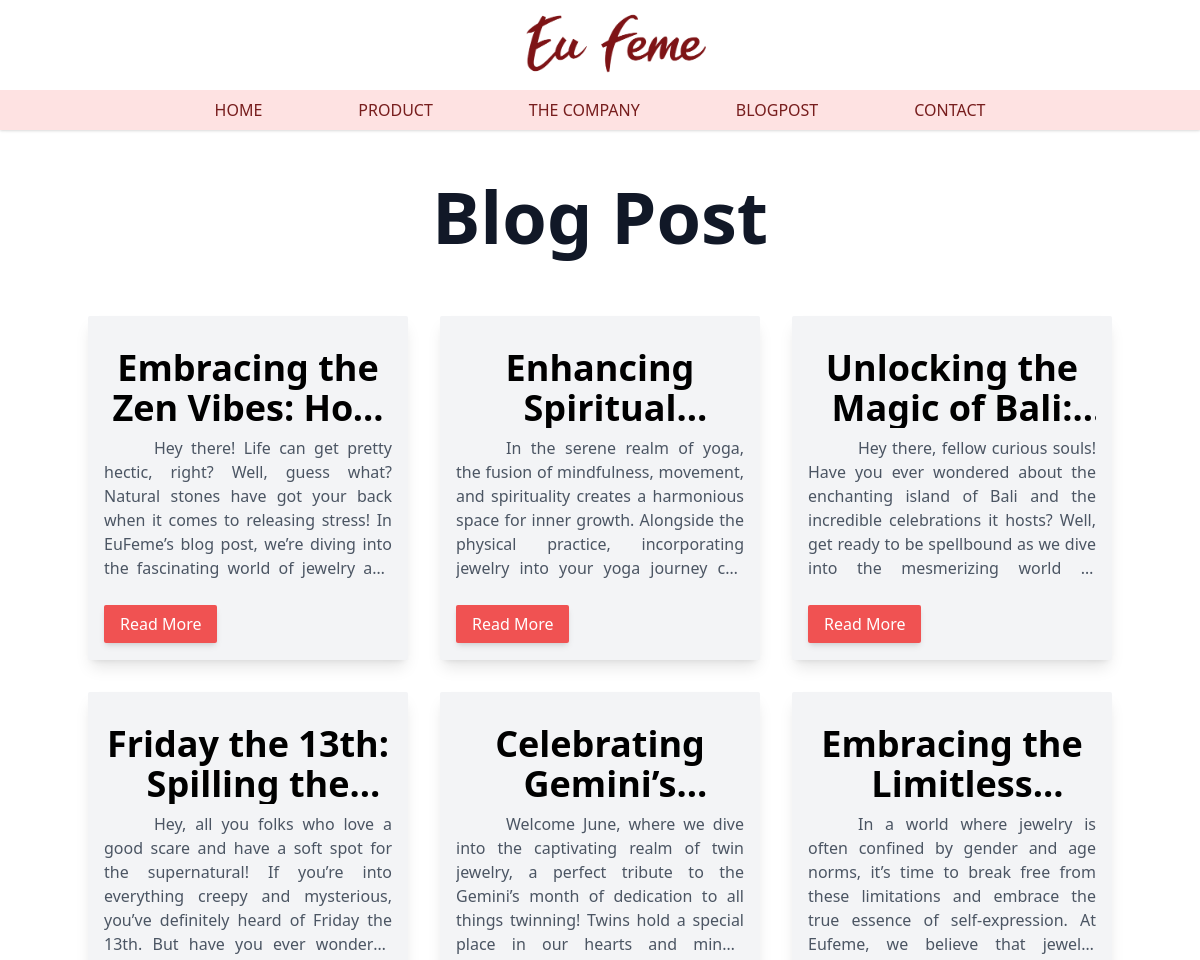
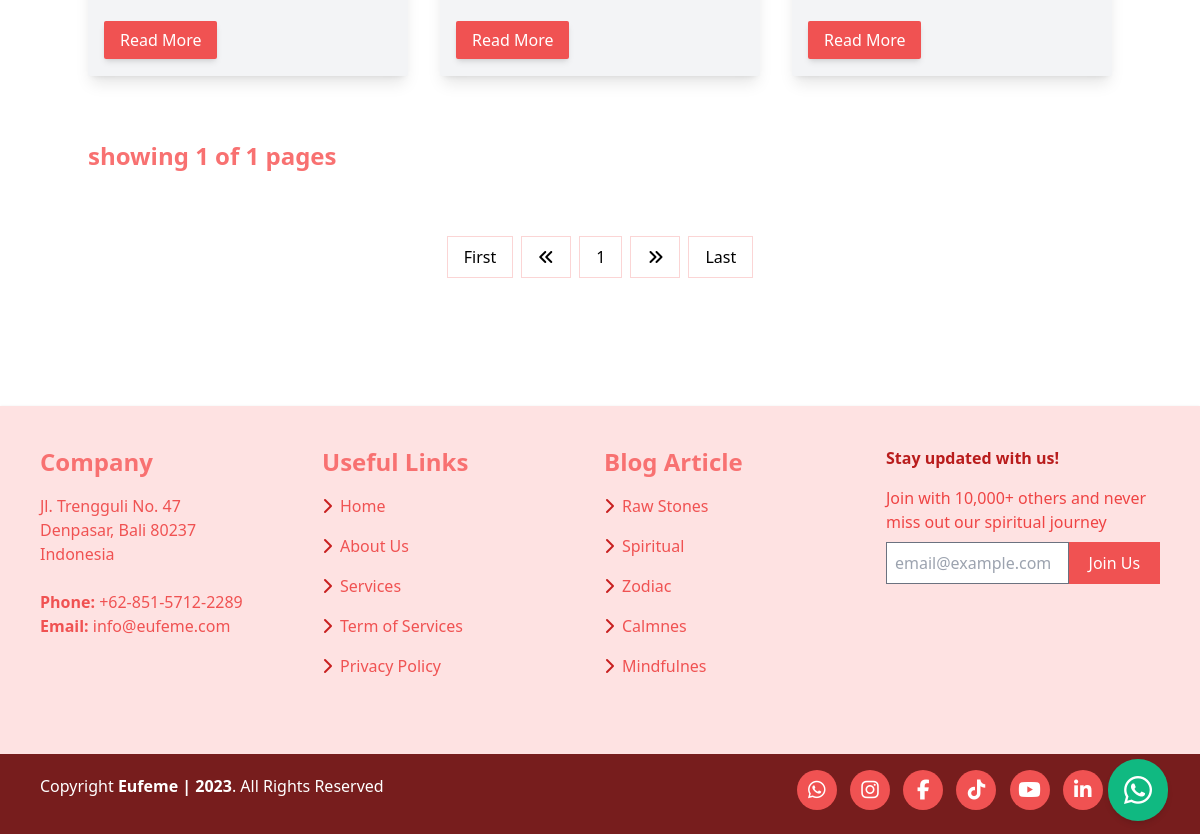
Screenshot of /blog.php with the database file from the repository (2 pictures, top to bottom).
### tables this page shows
CREATE TABLE `tb_article` (
  `id` int(11) NOT NULL,
  `title` text NOT NULL,
  `description` text NOT NULL,
  `tag` text NOT NULL,
  `keyword` text NOT NULL
);

### connection.php (called while the page is built, shortened)
<?php
$baseUrl   = "http://localhost:8888/eufeme/public/";
include __dir__."/class.php";
$db     = new db;

### class.php (called while the page is built, shortened)
<?php
class db{
    public function connection(){
        global $DB_HOST;
        global $DB_USER;
        global $DB_PASS;
        global $DB_NAME;
        $connection = new mysqli($DB_HOST,$DB_USER,$DB_PASS,$DB_NAME);
        if ($connection->connect_error) {
            return exit("Connection failed: " . $connection->connect_error);
        } else {
            return $connection;
        }
    }
    public function query($query){
        $connection = $this->connection();
        if(!empty($connection)){
            $query = $connection->query($query) or die(mysqli_error($connection));
            return $query;
        } else {
            return exit("Connection failed: " . $connection->connect_error);
        }
    }
    public function count($query){
        $row = mysqli_num_rows($query);
        return $row;
    }
    public function fetch($query){
        $fetch = mysqli_fetch_object($query);
        return $fetch;
    }
}

### blog.php (the view, shortened to what this page needs)
<?php
    include 'header.php';
    require 'connection.php';
?>
<h1 class="header-menu">Blog Post</h1>
<div class="container mx-auto mt-16 mb-32">
    <div class="grid-blog">
        <?php
        $start = 0;
        $rows_per_page = 8;
        $records = $db->query("SELECT * FROM tb_article");
        $nr_of_rows = $records->num_rows;
        $pages = ceil($nr_of_rows / $rows_per_page);
        $query = $db->query("SELECT * FROM tb_article LIMIT $start, $rows_per_page");
        if($db->count($query)>0){
            while($data = $db->fetch($query)){
                $article_title          = $data->title;
                $article_description    = $data->description;
                $article_url            = $baseUrl."blog_detail.php?title=".$article_title;
                ?>
                    <div class="blog-card">
                    <a href="<?= $article_url ?>">
                        <h3 class="text-4xl font-bold mb-2 line-clamp-2"><?=$article_title?></h3>
                        <div class="mx-auto text-left text-gray-600 mb-2 align-items-center">
                            <p class="text-justify line-clamp-6 indent-[50px] mb-8">
                                <?= $article_description?>
                            </p>
                            <a href="<?= $article_url ?>" class="blog-readmore">Read More</a>
                        </div>
                    </a>
                    </div>
                <?php
            }
        } else {
            echo "product not found";
        }
        ?>
    </div>
    <div class="mt-16 font-semibold text-2xl text-red-400">
        <?php
            if(!isset($_GET['page-nr'])){
                $page = 1;
            } else {
                $page = $_GET['page-nr'];
            }
        ?>
        showing <?= $page ?> of <?= $pages ?> pages
    </div>
    <div class="mx-auto mt-16 flex justify-center gap-2">
        <a href="?page-nr=1" class="pagination-btn">First</a>
        <?php
            if(isset($_GET['page-nr']) && $_GET['page-nr'] > 1){
                ?>
                    <a href="?page-nr=<?= $_GET['page-nr'] - 1 ?>" class="pagination-btn"><i class="fa-solid fa-angles-left"></i></a>
                <?php
            } else {
                ?>
                    <a href="" class="pagination-btn"><i class="fa-solid fa-angles-left"></i></a>
                <?php
            }
        ?>
            <?php
                for($counter = 1; $counter <= $pages; $counter++){
                    ?>
                        <a href="?page-nr=<?= $counter ?>" class="pagination-btn z-1"><?= $counter ?></a>
                    <?php
                }
            ?>
        <?php
            if(!isset($_GET['page-nr'])){
                ?>
                    <a href="?page-nr=2" class="pagination-btn"><i class="fa-solid fa-angles-right"></i></a>
                <?php
            }
        ?>
        <a href="?page-nr=<?= $pages ?>" class="pagination-btn">Last</a>
    </div>
</div>
<?php
    include 'footer.php'
?>

### header.php (shortened to what this page needs)
<!DOCTYPE html>
<html lang="en">
<head>
    <link rel="stylesheet" href="css/style.css">
    <link rel="stylesheet" href="https://cdn.jsdelivr.net/npm/tailwindcss@2.2.19/dist/tailwind.min.css">
    <link rel="stylesheet" href="https://cdnjs.cloudflare.com/ajax/libs/OwlCarousel2/2.3.4/assets/owl.carousel.min.css">
    <link rel="stylesheet" href="https://cdnjs.cloudflare.com/ajax/libs/OwlCarousel2/2.3.4/assets/owl.theme.default.min.css">
    <link rel="stylesheet" href="https://cdn.jsdelivr.net/npm/lightgallery@1.10.0/dist/css/lightgallery.min.css">
</head>
<body>
    <nav class="fixed top-0 left-0 bg-white w-full shadow" style="z-index:1000">
        <div class="container m-auto flex items-center justify-between">
            <a href="index" class="md:mx-auto pl-8 md:left-0"><img src="img/main.png" width="180px" alt=""></a>
        </div>
      <ul class="justify-center hidden md:flex items-center text-base cursor-pointer bg-red-100">
        <a href="index"><li class="navbar-dsktp">HOME</li></a>
        <a href="product"><li class="navbar-dsktp">PRODUCT</li></a>
        <a href="our-story"><li class="navbar-dsktp">THE COMPANY</li></a>
        <a href="blog"><li class="navbar-dsktp">BLOGPOST</li></a>
        <a href="contact"><li class="navbar-dsktp">CONTACT</li></a>
      </ul>
    </nav>

### footer.php (shortened to what this page needs)
<footer class="shadow">
    <div class="p-10 bg-red-100 text-gray-200">
        <div class="max-w-7xl mx-auto">
            <div class="grid grid-cols-1 md:grid-cols-2 lg:grid-cols-4 gap-2">
                <div class="mb-5">
                    <h4 class="text-2xl pb-4 text-red-400 font-bold">Company</h4>
                    <p class="t-red5">
                        Jl. Trengguli No. 47 <br>
                        Denpasar, Bali 80237 <br>
                        Indonesia <br><br>
                        <strong>Phone: </strong> +62-851-5712-2289 <br>
                        <strong>Email: </strong> info@eufeme.com <br>
                    </p>
                </div>
                <div class="mb-5">
                   <h4 class="text-2xl pb-4 text-red-400 font-bold">Useful Links</h4>
                   <ul class="t-red5">
                    <li class="pb-4"><i class="fa fa-chevron-right foot-chev"></i><a href="#" class="foot-menu">Home</a></li>
                    <li class="pb-4"><i class="fa fa-chevron-right foot-chev"></i><a href="#" class="foot-menu">About Us</a></li>
                    <li class="pb-4"><i class="fa fa-chevron-right foot-chev"></i><a href="#" class="foot-menu">Services</a></li>
                    <li class="pb-4"><i class="fa fa-chevron-right foot-chev"></i><a href="#" class="foot-menu">Term of Services</a></li>
                    <li class="pb-4"><i class="fa fa-chevron-right foot-chev"></i><a href="#" class="foot-menu">Privacy Policy</a></li>
                   </ul>
                </div>
                <div class="mb-5">
                   <h4 class="text-2xl pb-4 text-red-400 font-bold">Blog Article</h4>
                   <ul class="t-red5">
                    <li class="pb-4"><i class="fa fa-chevron-right foot-chev"></i><a href="#" class="foot-menu">Raw Stones</a></li>
                    <li class="pb-4"><i class="fa fa-chevron-right foot-chev"></i><a href="#" class="foot-menu">Spiritual</a></li>
                    <li class="pb-4"><i class="fa fa-chevron-right foot-chev"></i><a href="#" class="foot-menu">Zodiac</a></li>
                    <li class="pb-4"><i class="fa fa-chevron-right foot-chev"></i><a href="#" class="foot-menu">Calmnes</a></li>
                    <li class="pb-4"><i class="fa fa-chevron-right foot-chev"></i><a href="#" class="foot-menu">Mindfulnes</a></li>
                   </ul>
                </div>
                <div class="mb-5">
                    <h4 class="pb-4 text-red-700 font-bold">Stay updated with us!</h4>
                    <p class="text-red-500 pb-2">Join with 10,000+ others and never miss out our spiritual journey</p>
                    <form action="subscribersProcess" method="post" class="flex flex-row flex-wrap">
                        <input type="text" name="email" class="text-red-500 w-2/3 p-2 focus-border-yellow-500" placeholder="email@example.com">
                        <button type="submit" class="btn-join">Join Us</button>
                    </form>
                </div>
            </div>
        </div>
    </div>
    <div class="foot-cpr">
        <div class="foot-cpr1">
            <div class="text-center">
                <div class="mb-4">
                    Copyright <strong><span>Eufeme | 2023</span></strong>. All Rights Reserved
                </div>
            </div>
            <div class="text-center text-xl text-white mb-2">
                <a href="https://api.whatsapp.com/send?phone=6285157122289" class="social-icon" target="_blank"><i class="fa-brands fa-whatsapp"></i></a>
                <a href="https://www.instagram.com/eufemejewelry/" class="social-icon" target="_blank"><i class="fa fa-instagram"></i></a>
                <a href="#" class="social-icon" target="_blank"><i class="fa fa-facebook"></i></a>
                <a href="#" class="social-icon" target="_blank"><i class="fa-brands fa-tiktok"></i></a>
                <a href="#" class="social-icon" target="_blank"><i class="fa fa-youtube"></i></a>
                <a href="https://www.linkedin.com/company/eufeme-jewelry/posts/?feedView=all" class="social-icon" target="_blank"><i class="fa fa-linkedin"></i></a>
                <a href="https://id.pinterest.com/EufemeJewelry" class="social-icon" target="_blank"><i class="fa fa-pinterest"></i></a>
            </div>
        </div>
    </div>
    <div class="fixed bottom-8 right-8">
        <a href="https://api.whatsapp.com/send?phone=6285157122289" target="_blank" rel="noopener noreferrer" class="bg-green-500 text-white px-4 py-5 rounded-full shadow-md hover:bg-green-600">
            <i class="fa-brands fa-whatsapp fa-2xl"></i>
        </a>
    </div>
</footer>
</body>
</html>

### header.php (style rules this page uses)
img { pointer-events: none; }

### rows the page displays
tb_article: title "Embracing the Zen Vibes:…", description "Hey there! Life can get pretty hectic, right? Well, guess what? Natural stones have got your back when it comes to releasing stress! In EuFeme’s blog post, we’re diving into the fascinating world of jewelry…"
tb_article: title "Enhancing…", description "In the serene realm of yoga, the fusion of mindfulness, movement, and spirituality creates a harmonious space for inner growth. Alongside the physical practice, incorporating jewelry into your yoga journey…"
tb_article: title "Unlocking the Magic of…", description "Hey there, fellow curious souls! Have you ever wondered about the enchanting island of Bali and the incredible celebrations it hosts? Well, get ready to be spellbound as we dive into the mesmerizing world…"
tb_article: title "Friday the 13th: Spilling…", description "Hey, all you folks who love a good scare and have a soft spot for the supernatural! If you’re into everything creepy and mysterious, you’ve definitely heard of Friday the 13th. But have you ever…"
tb_article: title "Celebrating…", description "Welcome June, where we dive into the captivating realm of twin jewelry, a perfect tribute to the Gemini’s month of dedication to all things twinning! Twins hold a special place in our hearts and…"
tb_article: title "Embracing the…", description "In a world where jewelry is often confined by gender and age norms, it’s time to break free from these limitations and embrace the true essence of self-expression. At Eufeme, we believe that…"

### other values shown
$page "1"
$pages "1"
